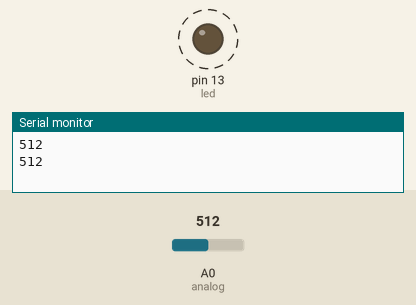
Simulated run of this sketch. Board: Arduino Uno, built with avr-gcc and run on an emulated ATmega328P. On the bench: output pins drawn as LEDs (lit = HIGH), the last lines printed to the serial monitor. Dashed ring = blinking. The test bench sets the inputs (shaded band); at power-on: A0 (analog) = 512.

Above: at 1.8 s.
1.9 s: A0 (analog) set to 306
At 2.2 s:
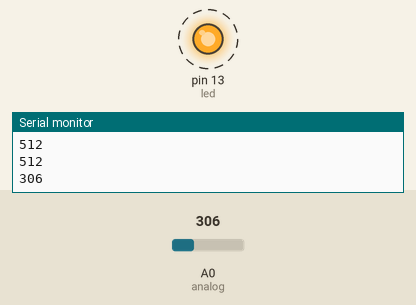
5.4 s: A0 (analog) set to 122
At 5.56 s:
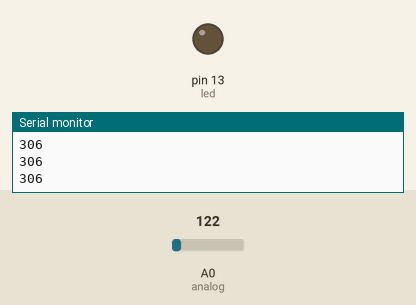
Timing chart, 0 to 14.9 s (numbered marks = the images above; inputs shaded):
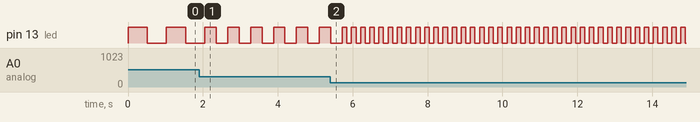

Measured:
- after the input at 1.9 s, pin 13 (led): alternates HIGH for 0.31 s and LOW for 0.31 s, starting after 0.46 s
- by itself, pin 13 (led): alternates HIGH for 0.51 s and LOW for 0.51 s

The sketch:

simple_potencjometr.ino.ino
```cpp
int analog = A0;
int led = 13;
int odczyt = 0;

void setup() {
  // put your setup code here, to run once:
  Serial.begin(5000);
  pinMode(led, OUTPUT);
  pinMode(analog, INPUT);
}

void loop() {
  // put your main code here, to run repeatedly:
  odczyt = analogRead(analog);
  Serial.println(odczyt);
  digitalWrite(led, HIGH);
  delay(odczyt);
  digitalWrite(led, LOW);
  delay(odczyt);
}
```
